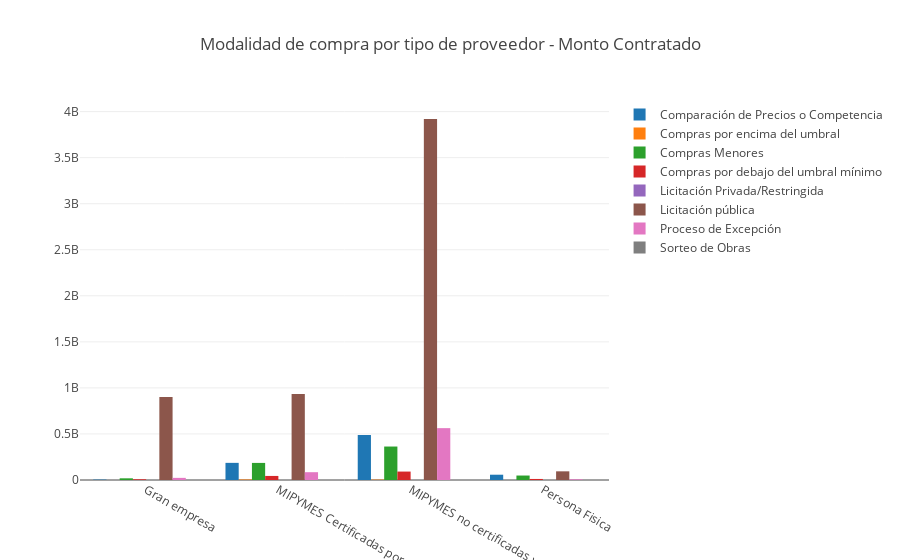

Notebook code for this chart:
### Code cell
aux = contracts_by_prov_mod.transpose()["Monto"]
data = [go.Bar(
        x = aux.columns,
        y = aux.loc[m],
        name = m
        ) for m in MOD]
iplot(go.Figure(data, layout=go.Layout(title="Modalidad de compra por tipo de proveedor - Monto Contratado")))

### Figure 1 — Plotly figure (JSON) as saved in the notebook; plotly's stock layout.template omitted (floating-point values rounded to 4 significant figures)
{"data": [{"name": "Comparación de Precios o Competencia", "type": "bar", "uid": "ba565968-a08f-11e8-ae55-f48e38a56504", "x": ["Gran empresa", "MIPYMES Certificadas por el MIC", "MIPYMES no certificadas y otras organizaciones", "Persona Fisica"], "y": [4596000.0, 186100000.0, 488400000.0, 57420000.0]}, {"name": "Compras por encima del umbral", "type": "bar", "uid": "ba565969-a08f-11e8-b06a-f48e38a56504", "x": ["Gran empresa", "MIPYMES Certificadas por el MIC", "MIPYMES no certificadas y otras organizaciones", "Persona Fisica"], "y": [0, 5801000.0, 4186000.0, 0]}, {"name": "Compras Menores", "type": "bar", "uid": "ba56596a-a08f-11e8-8d8b-f48e38a56504", "x": ["Gran empresa", "MIPYMES Certificadas por el MIC", "MIPYMES no certificadas y otras organizaciones", "Persona Fisica"], "y": [18190000.0, 185500000.0, 363400000.0, 48530000.0]}, {"name": "Compras por debajo del umbral mínimo", "type": "bar", "uid": "ba56596b-a08f-11e8-a1ad-f48e38a56504", "x": ["Gran empresa", "MIPYMES Certificadas por el MIC", "MIPYMES no certificadas y otras organizaciones", "Persona Fisica"], "y": [7829000.0, 44090000.0, 91490000.0, 11290000.0]}, {"name": "Licitación Privada/Restringida", "type": "bar", "uid": "ba56596c-a08f-11e8-80cc-f48e38a56504", "x": ["Gran empresa", "MIPYMES Certificadas por el MIC", "MIPYMES no certificadas y otras organizaciones", "Persona Fisica"], "y": [0, 0, 0, 0]}, {"name": "Licitación pública", "type": "bar", "uid": "ba56596d-a08f-11e8-9ff6-f48e38a56504", "x": ["Gran empresa", "MIPYMES Certificadas por el MIC", "MIPYMES no certificadas y otras organizaciones", "Persona Fisica"], "y": [900700000.0, 934100000.0, 3920000000.0, 94180000.0]}, {"name": "Proceso de Excepción", "type": "bar", "uid": "ba56596e-a08f-11e8-aa0e-f48e38a56504", "x": ["Gran empresa", "MIPYMES Certificadas por el MIC", "MIPYMES no certificadas y otras organizaciones", "Persona Fisica"], "y": [23140000.0, 84680000.0, 563100000.0, 7452000.0]}, {"name": "Sorteo de Obras", "type": "bar", "uid": "ba56596f-a08f-11e8-9ecf-f48e38a56504", "x": ["Gran empresa", "MIPYMES Certificadas por el MIC", "MIPYMES no certificadas y otras organizaciones", "Persona Fisica"], "y": [0, 0, 0, 0]}], "layout": {"title": "Modalidad de compra por tipo de proveedor - Monto Contratado"}}
